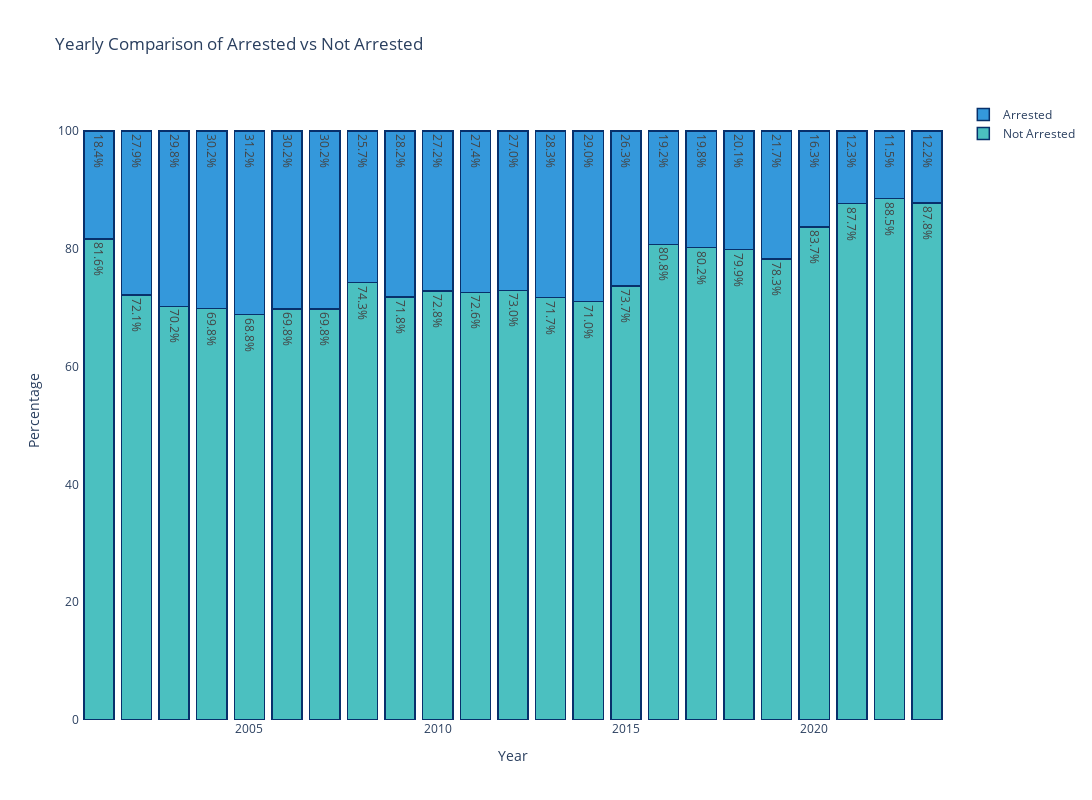

The notebook cell saved with this chart:
### Code cell
grouped_data = df.groupby(["Year", "Arrest"]).size().reset_index(name="Count")
pivot_data = grouped_data.pivot_table(index="Year", columns="Arrest", values="Count", fill_value=0)

pivot_data['Total'] = pivot_data[False] + pivot_data[True]


pivot_data['Not Arrested (%)'] = (pivot_data[False] / pivot_data['Total']) * 100
pivot_data['Arrested (%)'] = (pivot_data[True] / pivot_data['Total']) * 100


percentage_data = pivot_data[['Not Arrested (%)', 'Arrested (%)']]

trace_not_arrested = go.Bar(
    x=percentage_data.index,
    y=percentage_data['Not Arrested (%)'],
    name='Not Arrested',
    text=percentage_data['Not Arrested (%)'].round(1).astype(str) + '%',
    textposition='auto',
    marker=dict(
        color='rgb(75,192,192)',
        line=dict(color='rgb(8,48,107)', width=1.5)
    )
)

trace_arrested = go.Bar(
    x=percentage_data.index,
    y=percentage_data['Arrested (%)'],
    name='Arrested',
    text=percentage_data['Arrested (%)'].round(1).astype(str) + '%',
    textposition='auto',
    marker=dict(
        color='rgb(52,152,219)',
        line=dict(color='rgb(8,48,107)', width=1.5)
    )
)

data = [trace_not_arrested, trace_arrested]

layout = go.Layout(
    title="Yearly Comparison of Arrested vs Not Arrested",
    barmode='stack',
    xaxis=dict(title="Year"),
    yaxis=dict(title="Percentage"),
    plot_bgcolor='rgb(255, 255, 255)',
    paper_bgcolor='rgb(255, 255, 255)',
    width=1200, 
    height=800  
)

fig = go.Figure(data=data, layout=layout)
fig.show()

### Figure 1 — Plotly figure (JSON) as saved in the notebook; plotly's stock layout.template omitted (floating-point values rounded to 4 significant figures)
{"data": [{"marker": {"color": "rgb(75,192,192)", "line": {"color": "rgb(8,48,107)", "width": 1.5}}, "name": "Not Arrested", "text": ["81.6%", "72.1%", "70.2%", "69.8%", "68.8%", "69.8%", "69.8%", "74.3%", "71.8%", "72.8%", "72.6%", "73.0%", "71.7%", "71.0%", "73.7%", "80.8%", "80.2%", "79.9%", "78.3%", "83.7%", "87.7%", "88.5%", "87.8%"], "textposition": "auto", "type": "bar", "x": [2001, 2002, 2003, 2004, 2005, 2006, 2007, 2008, 2009, 2010, 2011, 2012, 2013, 2014, 2015, 2016, 2017, 2018, 2019, 2020, 2021, 2022, 2023], "y": [81.65, 72.13, 70.22, 69.83, 68.83, 69.78, 69.77, 74.26, 71.81, 72.84, 72.59, 72.96, 71.72, 71.03, 73.69, 80.77, 80.22, 79.86, 78.28, 83.72, 87.67, 88.53, 87.81]}, {"marker": {"color": "rgb(52,152,219)", "line": {"color": "rgb(8,48,107)", "width": 1.5}}, "name": "Arrested", "text": ["18.4%", "27.9%", "29.8%", "30.2%", "31.2%", "30.2%", "30.2%", "25.7%", "28.2%", "27.2%", "27.4%", "27.0%", "28.3%", "29.0%", "26.3%", "19.2%", "19.8%", "20.1%", "21.7%", "16.3%", "12.3%", "11.5%", "12.2%"], "textposition": "auto", "type": "bar", "x": [2001, 2002, 2003, 2004, 2005, 2006, 2007, 2008, 2009, 2010, 2011, 2012, 2013, 2014, 2015, 2016, 2017, 2018, 2019, 2020, 2021, 2022, 2023], "y": [18.35, 27.87, 29.78, 30.17, 31.17, 30.22, 30.23, 25.74, 28.19, 27.16, 27.41, 27.04, 28.28, 28.97, 26.31, 19.23, 19.78, 20.14, 21.72, 16.28, 12.33, 11.47, 12.19]}], "layout": {"barmode": "stack", "height": 800, "paper_bgcolor": "rgb(255, 255, 255)", "plot_bgcolor": "rgb(255, 255, 255)", "title": {"text": "Yearly Comparison of Arrested vs Not Arrested"}, "width": 1200, "xaxis": {"title": {"text": "Year"}}, "yaxis": {"title": {"text": "Percentage"}}}}
